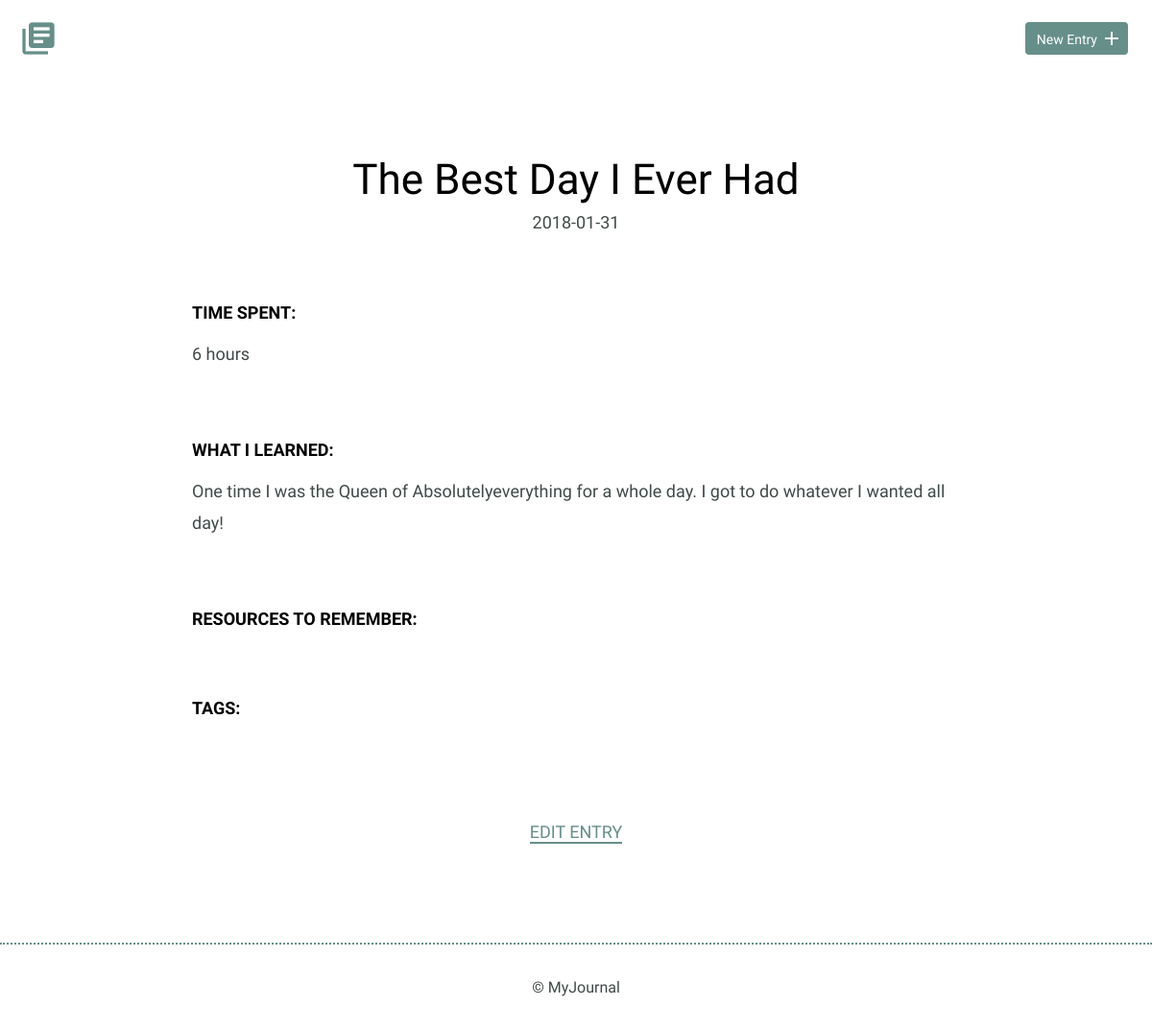
The app's page /detail.php?id=1, older data.
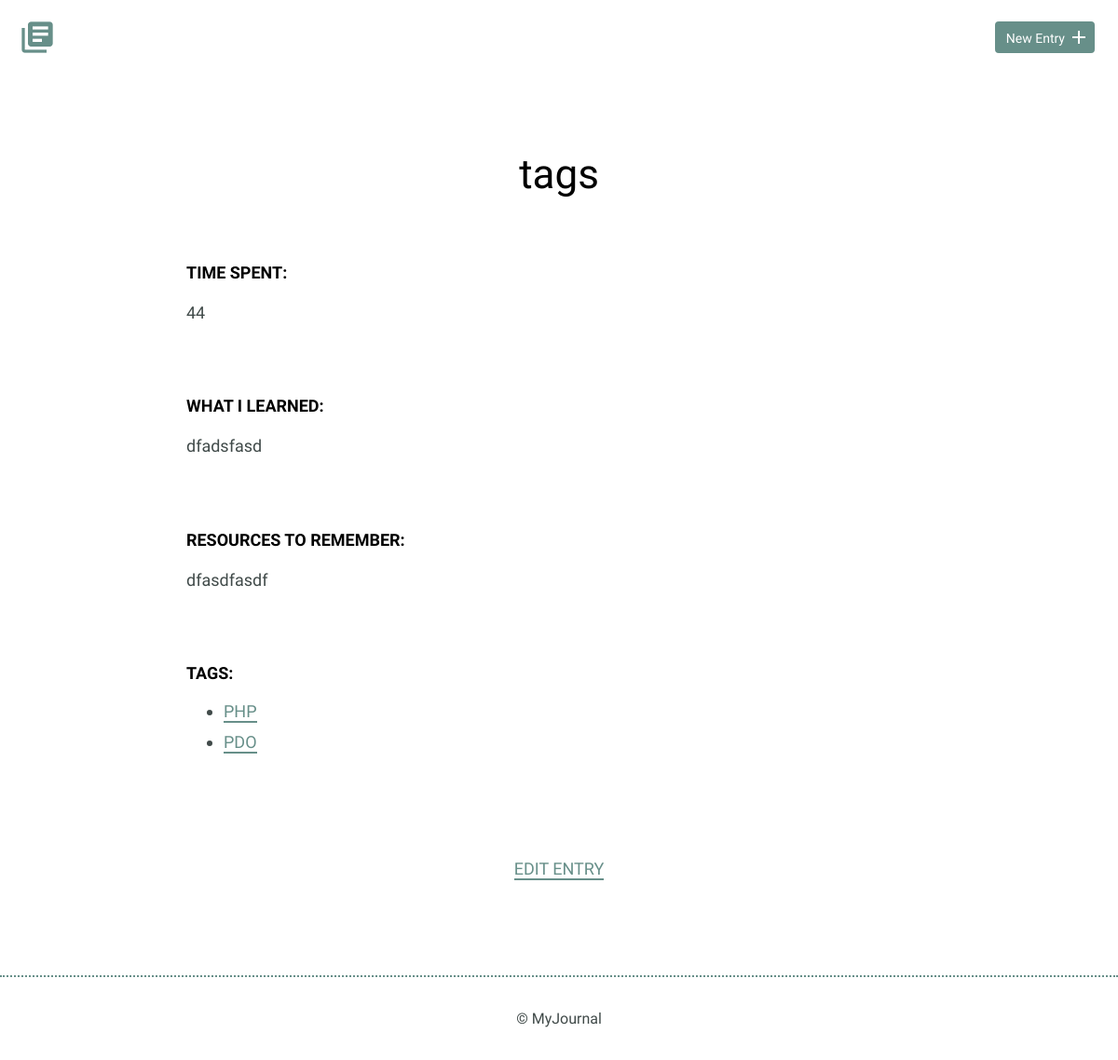
The same page, newer data.
### tables this page shows
CREATE TABLE "entries" (
	`id`	INTEGER,
	`title`	TEXT,
	`date`	TEXT,
	`time_spent`	INTEGER,
	`learned`	BLOB,
	`resources`	BLOB,
	PRIMARY KEY(`id`)
);

CREATE TABLE "entries_tags_link" (
	"entry_id"	INTEGER,
	"tag_id"	INTEGER
);

CREATE TABLE "tags" (
	"id"	INTEGER,
	"tag_name"	TEXT,
	PRIMARY KEY("id" AUTOINCREMENT)
);

### inc/functions.php (called while the page is built, shortened)
<?php
function get_journal_entry($entry_id) {
include('dbconnect.php');
$sql = 'SELECT * FROM entries WHERE id = ?';
try {
  $results = $db->prepare($sql);
  $results->bindValue(1,$entry_id,PDO::PARAM_INT);
  $results->execute();
  return $results->fetch(PDO::FETCH_ASSOC);
  } catch (Exception $e) {
  echo $e->getMessage();
  return false;
  }
}
function get_tags($entry_id) {
  include('dbconnect.php');
  $sql = 'SELECT * FROM tags
          INNER JOIN entries_tags_link
          ON tags.id = entries_tags_link.tag_id
          WHERE entries_tags_link.entry_id = ?';
  try {
    $results = $db->prepare($sql);
    $results->bindValue(1,$entry_id,PDO::PARAM_INT);
    $results->execute();
    return $results->fetchAll(PDO::FETCH_ASSOC);
  } catch (Exception $e) {
    echo $e->getMessage();
    return false;
  }
}
?>

### detail.php (the view, shortened to what this page needs)
<?php
include('inc/functions.php');
if(isset($_GET['id'])) {
    $entry_id = filter_input(INPUT_GET, 'id',FILTER_SANITIZE_NUMBER_INT);
    $journal_entry = get_journal_entry($entry_id);
    $tags = get_tags($entry_id);
}
?>
<!DOCTYPE html>
<html>
    <head>
        <link rel="stylesheet" href="css/normalize.css">
        <link rel="stylesheet" href="css/site.css">
    </head>
    <body>
        <header>
            <div class="container">
                <div class="site-header">
                    <a class="logo" href="index.php"><i class="material-icons">library_books</i></a>
                    <a class="button icon-right" href="new.php"><span>New Entry</span> <i class="material-icons">add</i></a>
                </div>
            </div>
        </header>
        <section>
            <div class="container">
                <div class="entry-list single">
                    <article>
                        <?php
                          echo "<h1>" . $journal_entry['title'] . "</h1>";
                          echo "<time>" . $journal_entry['date'] . "</time>";
                        ?>
                        <div class="entry">
                            <h3>Time Spent: </h3>
                            <p>
                                <?php
                                echo $journal_entry['time_spent'];
                                ?>
                            </p>
                        </div>
                        <div class="entry">
                            <h3>What I Learned:</h3>
                            <p>
                                <?php
                                echo $journal_entry['learned'];
                                ?>
                            </p>
                        </div>
                        <div class="entry">
                            <h3>Resources to Remember:</h3>
                            <p>
                                <?php
                                echo $journal_entry['resources'];
                                ?>
                            </p>
                        </div>
                        <div class="entry">
                            <h3>Tags:</h3>
                            <ul>
                            <?php
                                foreach($tags as $tag) {
                                echo "<li>";
                                echo "<a href='index.php?tag=" . $tag['tag_id']  ."'>" . $tag['tag_name'] . " </a>";
                                echo "</li>";
                                }
                            ?>
                            </ul>
                        </div>
                    </article>
                </div>
            </div>
            <div class="edit">
                <p>
                <?php
                echo "<a href='edit.php?id=" .$entry_id. "'>Edit Entry</a></li>";
                ?>
                </p>
            </div>
        </section>
        <footer>
            <div>
                &copy; MyJournal
            </div>
        </footer>
    </body>
</html>

Row changes from the older to the newer data that the page shows:
changed entries: title "The Best Day I Ever Had" → "tags"; time_spent "6 hours" → "44"; learned "One time I was the Queen of Absolutelyeverything for a whole day. I got to do whatever I wanted all day!" → "dfadsfasd"; resources (not shown) → "dfasdfasdf"; date "2018-01-31" → (not shown)
added entries_tags_link: tag.tag_name "PHP"
added entries_tags_link: tag.tag_name "PDO"
